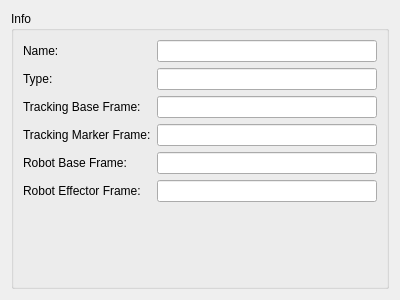
<?xml version="1.0" encoding="UTF-8"?>
<ui version="4.0">
 <class>Form</class>
 <widget class="QWidget" name="Form">
  <property name="geometry">
   <rect>
    <x>0</x>
    <y>0</y>
    <width>400</width>
    <height>300</height>
   </rect>
  </property>
  <property name="windowTitle">
   <string>Form</string>
  </property>
  <layout class="QVBoxLayout" name="verticalLayout">
   <item>
    <widget class="QGroupBox" name="groupBox_4">
     <property name="title">
      <string>Info</string>
     </property>
     <layout class="QFormLayout" name="formLayout">
      <item row="1" column="0">
       <widget class="QLabel" name="label">
        <property name="text">
         <string>Name:</string>
        </property>
       </widget>
      </item>
      <item row="3" column="0">
       <widget class="QLabel" name="label_2">
        <property name="text">
         <string>Type:</string>
        </property>
       </widget>
      </item>
      <item row="5" column="0">
       <widget class="QLabel" name="label_3">
        <property name="text">
         <string>Tracking Base Frame:</string>
        </property>
       </widget>
      </item>
      <item row="7" column="0">
       <widget class="QLabel" name="trackingMarkerFrameLabel_2">
        <property name="text">
         <string>Tracking Marker Frame:</string>
        </property>
       </widget>
      </item>
      <item row="1" column="1">
       <widget class="QLineEdit" name="calibNameLineEdit">
        <property name="readOnly">
         <bool>true</bool>
        </property>
       </widget>
      </item>
      <item row="3" column="1">
       <widget class="QLineEdit" name="calibTypeLineEdit">
        <property name="readOnly">
         <bool>true</bool>
        </property>
       </widget>
      </item>
      <item row="5" column="1">
       <widget class="QLineEdit" name="trackingBaseFrameLineEdit">
        <property name="readOnly">
         <bool>true</bool>
        </property>
       </widget>
      </item>
      <item row="7" column="1">
       <widget class="QLineEdit" name="trackingMarkerFrameLineEdit">
        <property name="readOnly">
         <bool>true</bool>
        </property>
       </widget>
      </item>
      <item row="8" column="0">
       <widget class="QLabel" name="robotFrameLabel_3">
        <property name="text">
         <string>Robot Base Frame:</string>
        </property>
       </widget>
      </item>
      <item row="8" column="1">
       <widget class="QLineEdit" name="robotBaseFrameLineEdit">
        <property name="readOnly">
         <bool>true</bool>
        </property>
       </widget>
      </item>
      <item row="9" column="0">
       <widget class="QLabel" name="robotFrameLabel">
        <property name="text">
         <string>Robot Effector Frame:</string>
        </property>
       </widget>
      </item>
      <item row="9" column="1">
       <widget class="QLineEdit" name="robotEffectorFrameLineEdit">
        <property name="readOnly">
         <bool>true</bool>
        </property>
       </widget>
      </item>
     </layout>
    </widget>
   </item>
  </layout>
 </widget>
 <resources/>
 <connections/>
</ui>
